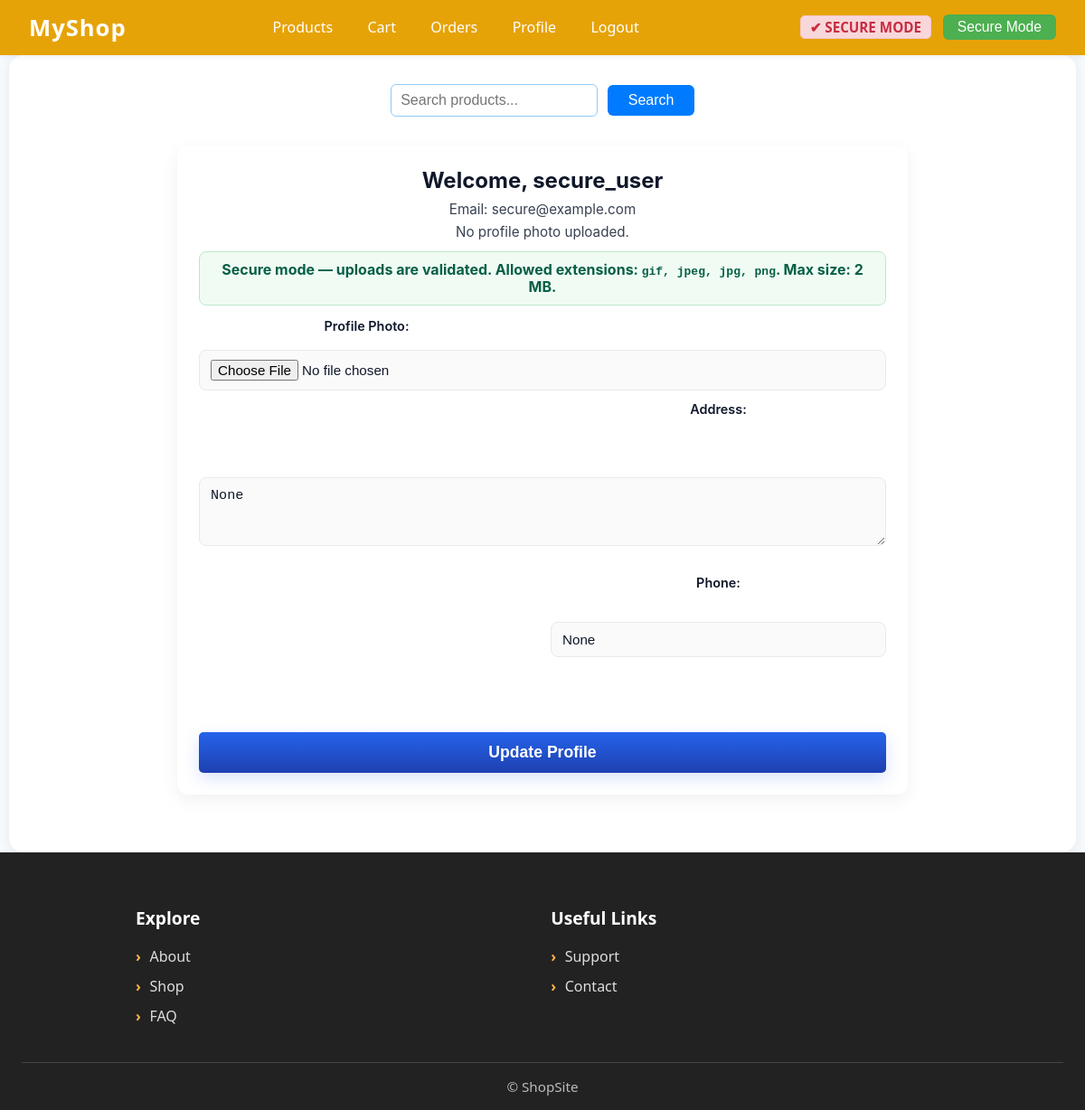
The page /accounts/profile/ (signed in) on the database its author committed.
### accounts/models.py (models this page shows)
class User(AbstractUser):
    phone = models.CharField(max_length=15, blank=True, null=True)
    address = models.TextField(blank=True, null=True)
    photo = models.ImageField(upload_to='profile_photos/', blank=True, null=True)  # ✅ new field

### accounts/views.py (the view, shortened to what this page needs)
# urls.py: path('profile/', views.profile_view, name='profile'),
@login_required
def profile_view(request):
    mode = request.session.get("sim_mode", "secure")
    user = request.user
    user_ip = get_client_ip(request)
    context = {
        "mode": mode,
    }
    if mode == "secure":
        context["allowed_exts"] = sorted(ALLOWED_IMAGE_EXTS)
    return render(request, "accounts/profile.html", context)

### accounts/views.py (called while the page is built)
def get_client_ip(request):
    x_forwarded_for = request.META.get("HTTP_X_FORWARDED_FOR")
    if x_forwarded_for:
        ip = x_forwarded_for.split(",")[0]
    else:
        ip = request.META.get("REMOTE_ADDR")
    return ip

### core/context_processors.py (called while the page is built)
def simulation_mode(request):
    mode = request.session.get('sim_mode')
    if not mode:
        mode = getattr(settings, "SIMULATION_MODE", "secure")
        request.session['sim_mode'] = mode
    return {"simulation_mode": mode}  # consistent with JS base.html

### accounts/templates/accounts/profile.html (shortened to what this page needs)
{% extends "base.html" %}
{% load static %}
{% block extra_css %}
<link rel="stylesheet" href="{% static 'css/profile.css' %}">
{% endblock %}
{% block content %}
<div class="form-container">
  <h2>Welcome, {{ user.username }}</h2>
  <p>Email: {{ user.email }}</p>
  {% if user.photo %}
    <img id="currentPhoto" src="{{ user.photo.url }}" alt="Profile Photo">
  {% else %}
    <p>No profile photo uploaded.</p>
  {% endif %}
  {% if mode == "vulnerable" %}
    <div class="mode-banner vulnerable">
      <strong>⚠️ VULNERABLE MODE</strong> — Upload validation intentionally disabled for lab/demo only. <em>Do not use on a public server.</em>
    </div>
  {% else %}
    <div class="mode-banner secure">
      <strong>Secure mode</strong> — uploads are validated. Allowed extensions:
      <code>{{ allowed_exts|join:", " }}</code>. Max size: 2 MB.
    </div>
  {% endif %}
  <form method="post" enctype="multipart/form-data">
    <label for="photo">Profile Photo:</label><br>
    <input
      type="file"
      id="photoInput"
      name="photo"
      accept="image/*"
      {% if mode == "secure" and allowed_exts %}
        data-allowed-exts="{{ allowed_exts|join:',' }}"
        data-max-bytes="2097152"
      {% endif %}
    ><br><br>
    <label for="address">Address:</label><br>
    <textarea name="address" rows="3" cols="40">{{ user.address }}</textarea><br><br>
    <label for="phone">Phone:</label><br>
    <input type="text" name="phone" value="{{ user.phone }}"><br><br>
    <button type="submit">Update Profile</button>
  </form>
</div>
{% endblock %}

### static/css/styles.css (style rules this page uses)
body { margin: 0; padding: 0; font-family: 'Segoe UI', Arial, sans-serif; background: #f7fafd; color: #222; }

### static/css/login.css (style rules this page uses)
.form-container { max-width: 400px; margin: 3rem auto; padding: 2rem; background-color: #f8f9fa; border-radius: 10px; box-shadow: 0 3px 10px rgba(0, 0, 0, 0.1); font-family: Arial, sans-serif; color: #333; text-align: center; }
.form-container h2 { margin-bottom: 1.5rem; font-size: 2rem; color: #007BFF; }
.form-container form { display: flex; flex-direction: column; }
.form-container input[type="text"], .form-container input[type="password"], .form-container input[type="email"], .form-container input[type="submit"], .form-container textarea, .form-container select { width: 100%; padding: 0.6rem 10px; font-size: 1rem; border: 1px solid #ccc; border-radius: 5px; box-sizing: border-box; margin-bottom: 1.2rem; transition: border-color 0.3s ease; }
.form-container button[type="submit"] { background-color: #007BFF; color: white; font-weight: bold; font-size: 1.1rem; padding: 0.75rem 0; border: none; border-radius: 5px; cursor: pointer; transition: background-color 0.3s ease; }

### static/css/profile.css (style rules this page uses)
.form-container { max-width: 760px; margin: 32px auto; padding: 24px; background: #ffffff; border-radius: 12px; box-shadow: 0 6px 20px rgba(10, 20, 40, 0.06); font-family: Inter, system-ui, -apple-system, "Segoe UI", Roboto, "Helvetica Neue", Arial; color: #111827; }
.form-container h2 { margin: 0 0 8px; font-size: 1.5rem; color: #0f172a; }
.form-container p { margin: 6px 0; color: #374151; font-size: 0.95rem; }
:root { --avatar-ring-color: rgba(59, 130, 246, 0.06); --avatar-ring-color-strong: rgba(59, 130, 246, 0.12); --avatar-size: 150px; }
.mode-banner { padding: 10px; border-radius: 8px; font-weight: 700; margin: 12px 0; line-height: 1.2; }
.mode-banner.secure { background: #f0fbf4; border: 1px solid #bfe8c9; color: #065f46; }
.form-container form { margin-top: 14px; display: grid; grid-template-columns: 1fr 1fr; grid-column-gap: 18px; grid-row-gap: 12px; align-items: start; }
.form-container form label { display: block; font-weight: 600; font-size: 0.9rem; margin-bottom: 6px; color: #0f172a; }
.form-container form textarea, .form-container form input[type="text"], .form-container form input[type="file"] { grid-column: 1 / -1; width: 100%; padding: 10px 12px; border: 1px solid #e6e9ef; border-radius: 8px; background: #fafafa; font-size: 0.95rem; color: #0f172a; box-sizing: border-box; }
.form-container form input[type="text"] { grid-column: auto; }
.form-container form button { grid-column: 1 / -1; padding: 10px 14px; font-size: 1rem; border-radius: 10px; border: none; background: linear-gradient(180deg,#2563eb,#1e40af); color: #fff; cursor: pointer; box-shadow: 0 6px 18px rgba(37,99,235,0.18); transition: transform .12s ease, box-shadow .12s ease; }

### rows shown on the page
User: username "secure_user", email "secure@example.com", address "None", phone "None"

### other values the page prints
{{ allowed_exts|join:", " }} "gif, jpeg, jpg, png"
